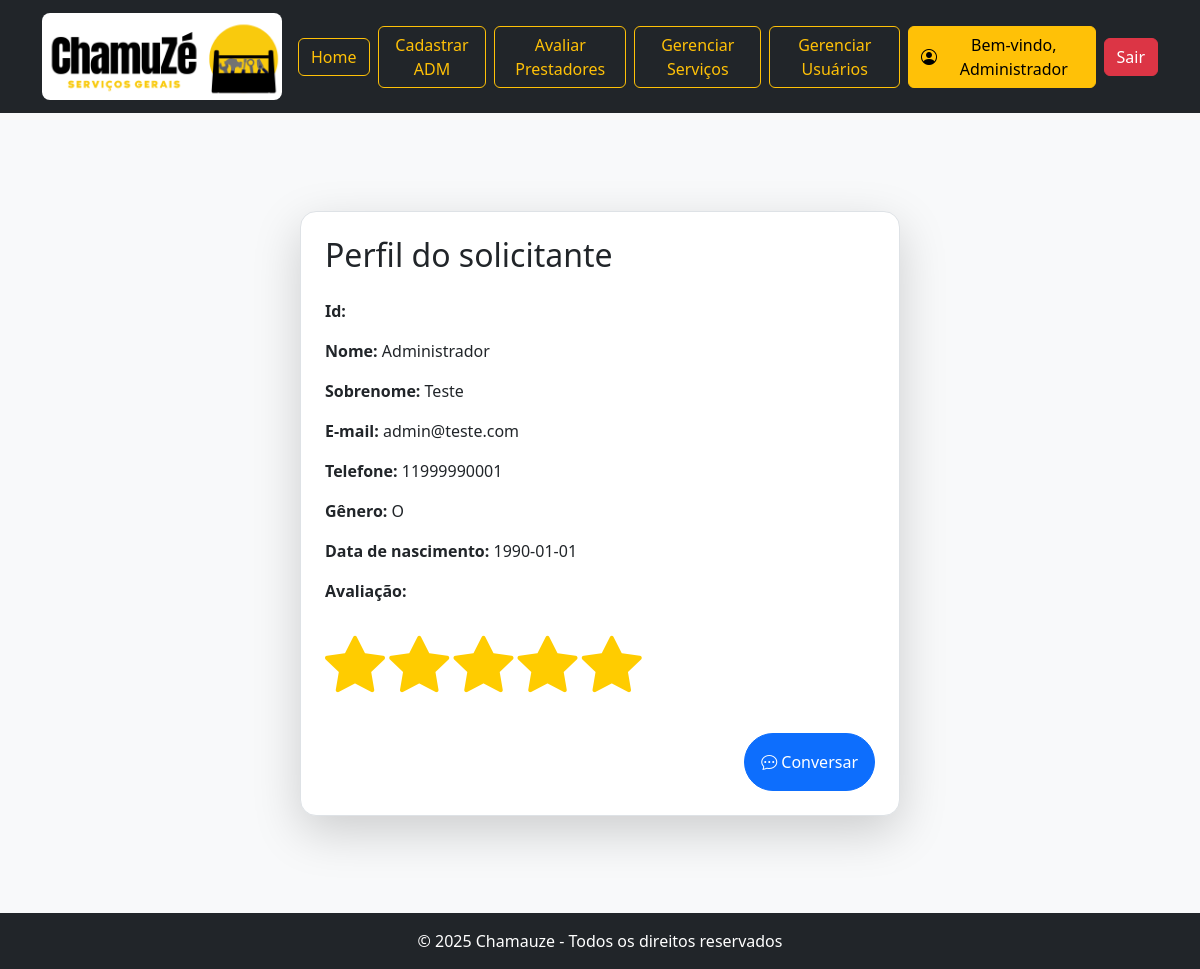
Before: /solicitante/paginaSolicitante.php?id_solicitante=1 (signed in) with the older database file.
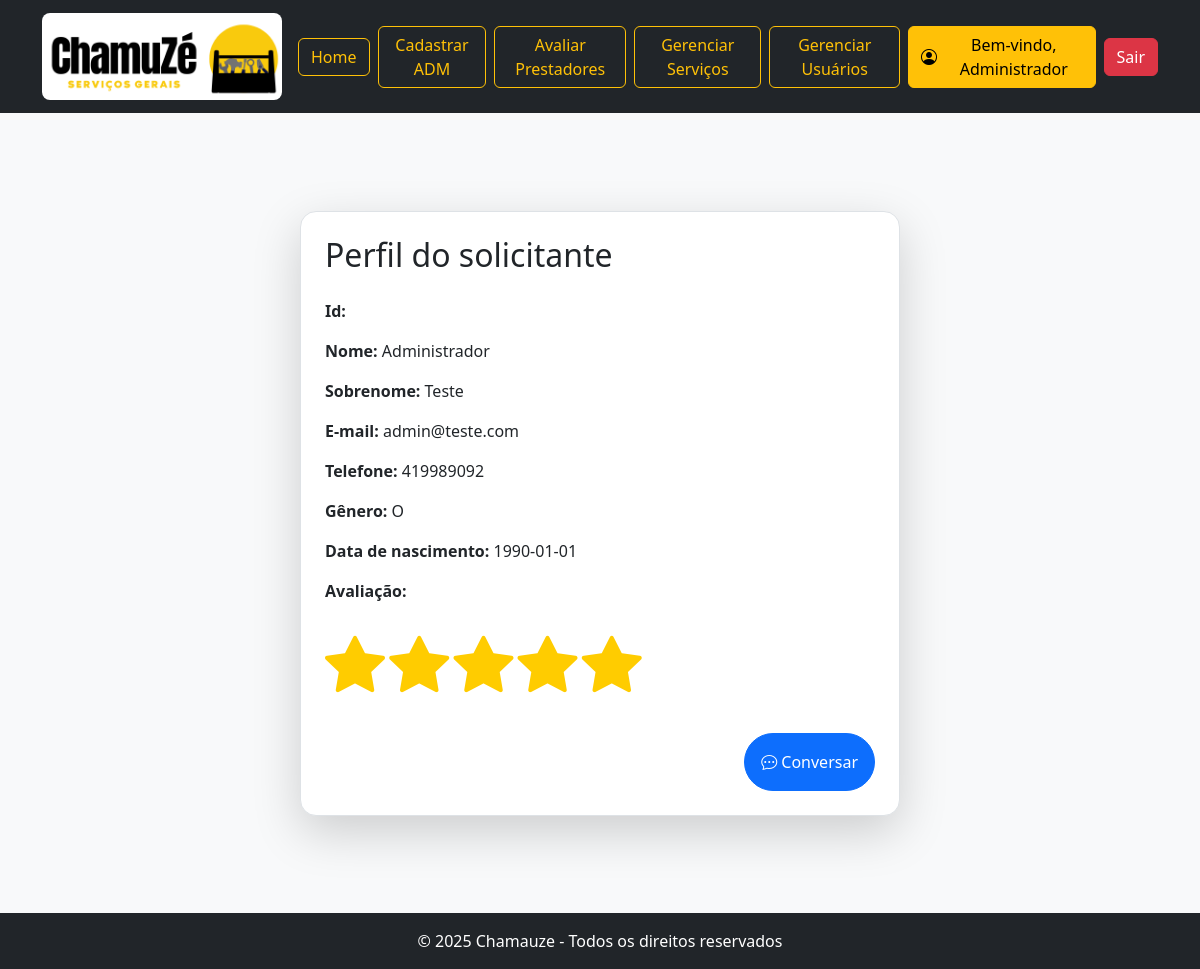
After: the same page with the newer database file.
### tables this page shows
CREATE TABLE `usuario` (
  `id_usuario` int(11) NOT NULL AUTO_INCREMENT,
  `nome` varchar(100) NOT NULL,
  `sobrenome` varchar(150) NOT NULL,
  `email` varchar(150) NOT NULL,
  `senha` varchar(255) NOT NULL,
  `cpf` varchar(11) NOT NULL,
  `telefone` varchar(30) NOT NULL,
  `nacionalidade` varchar(50) NOT NULL,
  `data_nascimento` date NOT NULL,
  `nota_reputacao` decimal(3,2) NOT NULL,
  `genero` enum('F','M','O') NOT NULL,
  `tipo_perfil` enum('administrador','prestador','solicitante') NOT NULL,
  PRIMARY KEY (`id_usuario`)
);

### helpers/biblioteca.php (called while the page is built, shortened)
<?php
$conexao = conectaDB();
function buscarSolicitanteNoBancoPeloId($id_solicitante){
    global $conexao;
    $sql = "SELECT * FROM usuario LEFT JOIN solicitante ON usuario.id_usuario = solicitante.id_solicitante WHERE id_usuario = ?";
    $stmt = $conexao->prepare($sql);
    $stmt->bind_param('i', $id_solicitante);
    $stmt->execute();
    $resultado = $stmt->get_result();
    return $resultado->fetch_assoc();
}
?>

### solicitante/paginaSolicitante.php (the view, shortened to what this page needs)
<?php
include "../helpers/biblioteca.php";
if(isset($_GET['id_solicitante'])){
   $solicitante = buscarSolicitanteNoBancoPeloId($_GET['id_solicitante']);
}
?>
<!DOCTYPE html>
<html lang="pt-br">
<head>
    <link rel="stylesheet" href="../assets/css/estrelas.css">
    <link href="https://cdn.jsdelivr.net/npm/bootstrap@5.3.3/dist/css/bootstrap.min.css" rel="stylesheet">
    <link rel="stylesheet" href="../assets/css/estilo.css">
    <link rel="stylesheet" href="https://cdn.jsdelivr.net/npm/bootstrap-icons/font/bootstrap-icons.css">
</head>
<body>
<main class="min-vh-100 d-flex align-items-center justify-content-center bg-light">
    <div class="col-md-6 shadow-lg p-4 bg-white rounded-4 border">
        <div class="d-flex align-items-center mb-4">
            <h2 class="m-0">Perfil do solicitante</h2>
        </div>
            <p><strong>Id:</strong> <?= $solicitante['id_solicitante']?></p>
            <p><strong>Nome:</strong> <?= $solicitante['nome']?></p>
            <p><strong>Sobrenome:</strong> <?= $solicitante['sobrenome']?></p>
            <p><strong>E-mail:</strong> <?= $solicitante['email']?></p>
            <p><strong>Telefone:</strong> <?= $solicitante['telefone']?></p>
            <p><strong>Gênero:</strong> <?= $solicitante['genero']?></p>
            <p><strong>Data de nascimento:</strong> <?= $solicitante['data_nascimento']?></p>
            <p><strong>Avaliação:</strong></p>
            <div>
                <?php
                if ($solicitante['nota_reputacao'] <= 0){
                    echo "<div>
                    <i class='bi bi-star-fill estrela-avaliacao-vazia'></i>
                    <i class='bi bi-star-fill estrela-avaliacao-vazia'></i>
                    <i class='bi bi-star-fill estrela-avaliacao-vazia'></i>
                    <i class='bi bi-star-fill estrela-avaliacao-vazia'></i>
                    <i class='bi bi-star-fill estrela-avaliacao-vazia'></i>
                    </div>";
                } else {
                    echo "<div>
                    <i class='bi bi-star-fill estrela-avaliacao-preenchida'></i>
                    <i class='bi bi-star-fill estrela-avaliacao-preenchida'></i>
                    <i class='bi bi-star-fill estrela-avaliacao-preenchida'></i>
                    <i class='bi bi-star-fill estrela-avaliacao-preenchida'></i>
                    <i class='bi bi-star-fill estrela-avaliacao-preenchida'></i>
                    </div>";
                }
                ?>
            </div>
            <form action="../config/chat.php" class="mt-4 text-end" method="GET">
                <button class="btn btn-primary rounded-pill p-3">
                    <i class="bi bi-chat-dots"></i> Conversar
                </button>
            </form>
        </div>
</main>
<?php include "../footer.php"; ?>
</body>
</html>

Changed rows visible on the page:
changed usuario "Administrador": telefone "11999990001" → "419989092"
